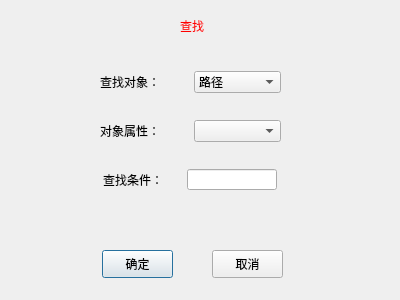
<?xml version="1.0" encoding="UTF-8"?>
<ui version="4.0">
 <class>Dialog_search</class>
 <widget class="QDialog" name="Dialog_search">
  <property name="geometry">
   <rect>
    <x>0</x>
    <y>0</y>
    <width>400</width>
    <height>300</height>
   </rect>
  </property>
  <property name="windowTitle">
   <string>查找</string>
  </property>
  <widget class="QLabel" name="label">
   <property name="geometry">
    <rect>
     <x>180</x>
     <y>10</y>
     <width>72</width>
     <height>31</height>
    </rect>
   </property>
   <property name="styleSheet">
    <string notr="true">color: rgb(255, 0, 0);
font: 11pt &quot;Agency FB&quot;;</string>
   </property>
   <property name="text">
    <string>查找</string>
   </property>
  </widget>
  <widget class="QPushButton" name="pushButton">
   <property name="geometry">
    <rect>
     <x>102</x>
     <y>250</y>
     <width>71</width>
     <height>28</height>
    </rect>
   </property>
   <property name="text">
    <string>确定</string>
   </property>
  </widget>
  <widget class="QPushButton" name="pushButton_2">
   <property name="geometry">
    <rect>
     <x>212</x>
     <y>250</y>
     <width>71</width>
     <height>28</height>
    </rect>
   </property>
   <property name="text">
    <string>取消</string>
   </property>
  </widget>
  <widget class="QWidget" name="layoutWidget">
   <property name="geometry">
    <rect>
     <x>100</x>
     <y>50</y>
     <width>181</width>
     <height>161</height>
    </rect>
   </property>
   <layout class="QVBoxLayout" name="verticalLayout">
    <item>
     <layout class="QHBoxLayout" name="horizontalLayout">
      <item>
       <widget class="QLabel" name="label_2">
        <property name="text">
         <string>查找对象：</string>
        </property>
       </widget>
      </item>
      <item>
       <widget class="QComboBox" name="comboBox_obj">
        <item>
         <property name="text">
          <string>路径</string>
         </property>
        </item>
        <item>
         <property name="text">
          <string>路径端点</string>
         </property>
        </item>
        <item>
         <property name="text">
          <string>工位点</string>
         </property>
        </item>
       </widget>
      </item>
     </layout>
    </item>
    <item>
     <layout class="QHBoxLayout" name="horizontalLayout_2">
      <item>
       <widget class="QLabel" name="label_4">
        <property name="text">
         <string>对象属性：</string>
        </property>
       </widget>
      </item>
      <item>
       <widget class="QComboBox" name="comboBox_attribute"/>
      </item>
     </layout>
    </item>
    <item>
     <layout class="QHBoxLayout" name="horizontalLayout_3">
      <property name="spacing">
       <number>6</number>
      </property>
      <property name="sizeConstraint">
       <enum>QLayout::SetFixedSize</enum>
      </property>
      <item>
       <widget class="QLabel" name="label_3">
        <property name="minimumSize">
         <size>
          <width>75</width>
          <height>21</height>
         </size>
        </property>
        <property name="maximumSize">
         <size>
          <width>75</width>
          <height>21</height>
         </size>
        </property>
        <property name="text">
         <string>查找条件：</string>
        </property>
       </widget>
      </item>
      <item>
       <widget class="QLineEdit" name="lineEdit">
        <property name="minimumSize">
         <size>
          <width>90</width>
          <height>21</height>
         </size>
        </property>
        <property name="maximumSize">
         <size>
          <width>90</width>
          <height>21</height>
         </size>
        </property>
       </widget>
      </item>
     </layout>
    </item>
   </layout>
  </widget>
 </widget>
 <resources/>
 <connections/>
</ui>
